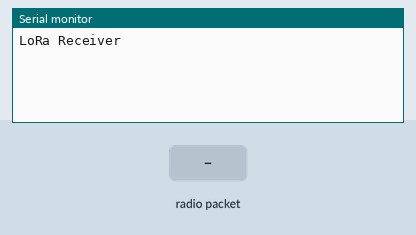
This sketch was run on a simulated Arduino Uno, built with avr-gcc and run on an emulated ATmega328P. Parts: the last lines printed to the serial monitor. The test bench sets the inputs (shaded band). No radio packets arrive unless stated.

Above: at 1.2 s.
1.3 s: radio packet "1" arrives
At 2.5 s:
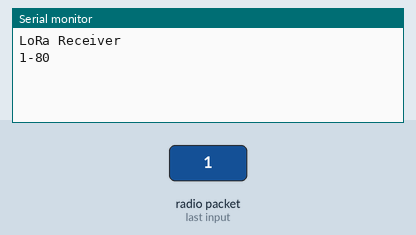
2.8 s: radio packet "0" arrives
At 3.9 s:
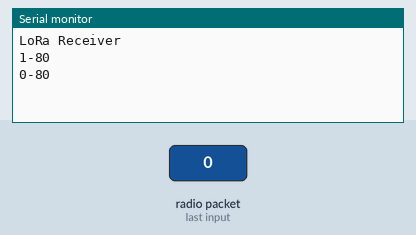
4.3 s: radio packet "2" arrives
At 5.0 s:
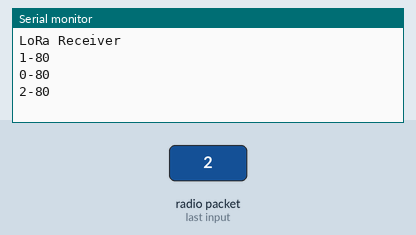

The sketch:

LoRa_Rx.ino
```cpp
#include <SPI.h>
#include <Wire.h>
#include <LoRa.h>
//#include <Adafruit_GFX.h>
//#include <Adafruit_SSD1306.h>
//
//#define SCREEN_WIDTH 128
//#define SCREEN_HEIGHT 64
//#define OLED_RESET     -1
//#define SCREEN_ADDRESS 0x3c
//
//Adafruit_SSD1306 display(SCREEN_WIDTH, SCREEN_HEIGHT, &Wire, OLED_RESET);
//


void setup() {
  Serial.begin(115200);
  while (!Serial);
  LoRa.setGain(6);
  LoRa.setPins(5,32,33);

  Serial.println("LoRa Receiver");

  if (!LoRa.begin(915E6)) {
    Serial.println("Starting LoRa failed!");
    while (1);
  }

//  LoRa.setSyncWord(0xF3);
//  display.clearDisplay();
//  display.setTextSize(1);      // Normal 1:1 pixel scale
//  display.setTextColor(SSD1306_WHITE); // Draw white text
//  display.setCursor(0, 0);     // Start at top-left corner
//  display.cp437(true);         // Use full 256 char 'Code Page 437' font


}

void loop() {
  // try to parse packet
  int packetSize = LoRa.parsePacket();


  if (packetSize) {
    // received a packet
    //Serial.print("");
                                            // read packet
    while (LoRa.available()) {
      Serial.print((char)LoRa.read());
    }
    // Serial.println();
    // print RSSI of packet
    // Serial.print(",RSSI:");
    Serial.println(LoRa.packetRssi());
    //display.print(LoRa.packetRssi());
    //display.display();
  }
}
```

Measured:
- after the input at 1.3 s, the serial monitor: prints a new line at once (image 1)
- after the input at 2.8 s, the serial monitor: prints a new line at once (image 2)
- after the input at 4.3 s, the serial monitor: prints a new line at once (image 3)
